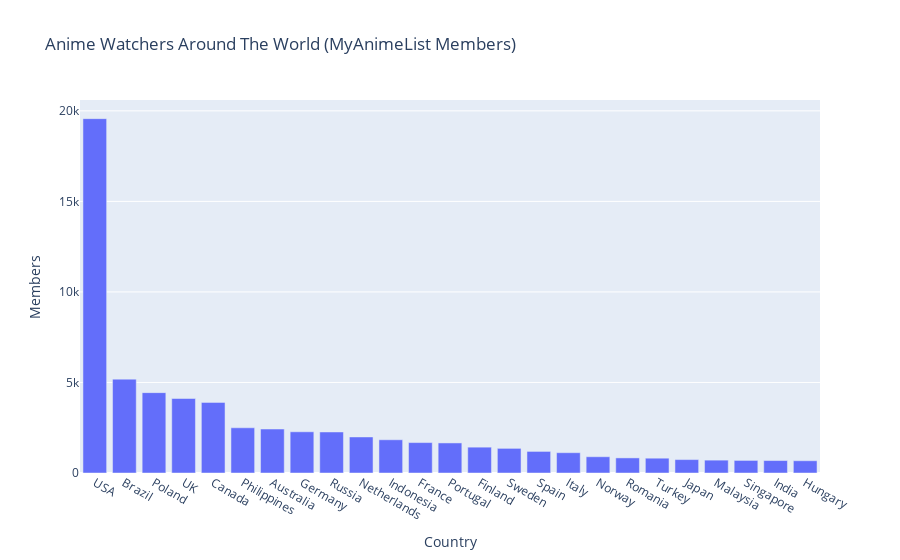

The cell this chart's notebook holds for it:
### Code cell
loc = pd.Series(location).value_counts()[:25] 
df_loc = pd.DataFrame({'Country':loc.index, 'Members':loc.values})

fig = px.bar(df_loc, x='Country', y='Members', title="Anime Watchers Around The World (MyAnimeList Members)")
fig.show()

### Figure 1 — Plotly figure (JSON) as saved in the notebook; plotly's stock layout.template omitted (floating-point values rounded to 4 significant figures)
{"data": [{"alignmentgroup": "True", "hovertemplate": "Country=%{x}<br>Members=%{y}<extra></extra>", "legendgroup": "", "marker": {"color": "#636efa", "pattern": {"shape": ""}}, "name": "", "offsetgroup": "", "orientation": "v", "showlegend": false, "textposition": "auto", "type": "bar", "x": ["USA", "Brazil", "Poland", "UK", "Canada", "Philippines", "Australia", "Germany", "Russia", "Netherlands", "Indonesia", "France", "Portugal", "Finland", "Sweden", "Spain", "Italy", "Norway", "Romania", "Turkey", "Japan", "Malaysia", "Singapore", "India", "Hungary"], "xaxis": "x", "y": [19569, 5184, 4438, 4114, 3900, 2497, 2429, 2276, 2266, 1991, 1835, 1680, 1660, 1427, 1360, 1192, 1121, 898, 834, 818, 741, 710, 695, 687, 677], "yaxis": "y"}], "layout": {"barmode": "relative", "legend": {"tracegroupgap": 0}, "title": {"text": "Anime Watchers Around The World (MyAnimeList Members)"}, "xaxis": {"anchor": "y", "domain": [0, 1], "title": {"text": "Country"}}, "yaxis": {"anchor": "x", "domain": [0, 1], "title": {"text": "Members"}}}}
